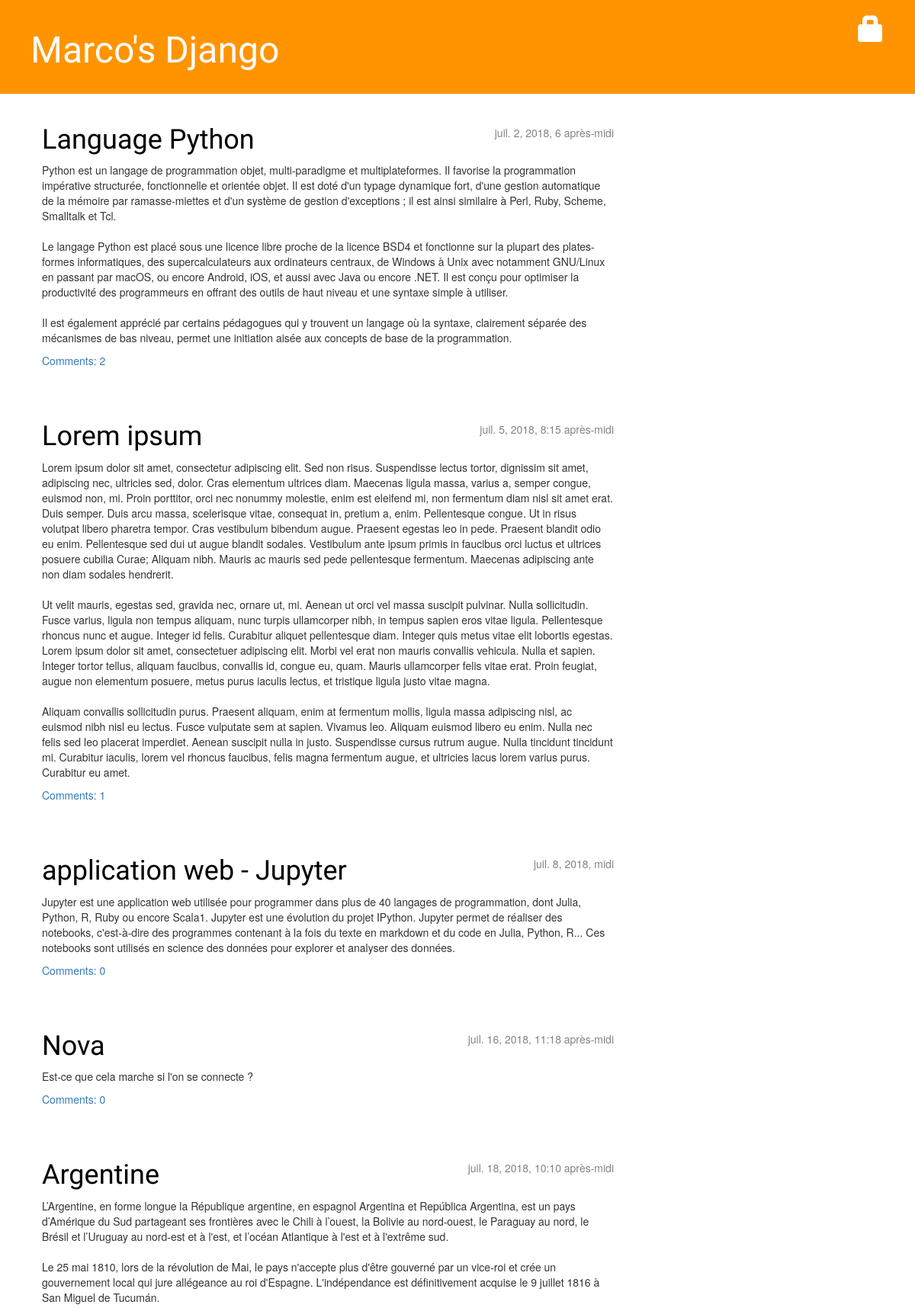
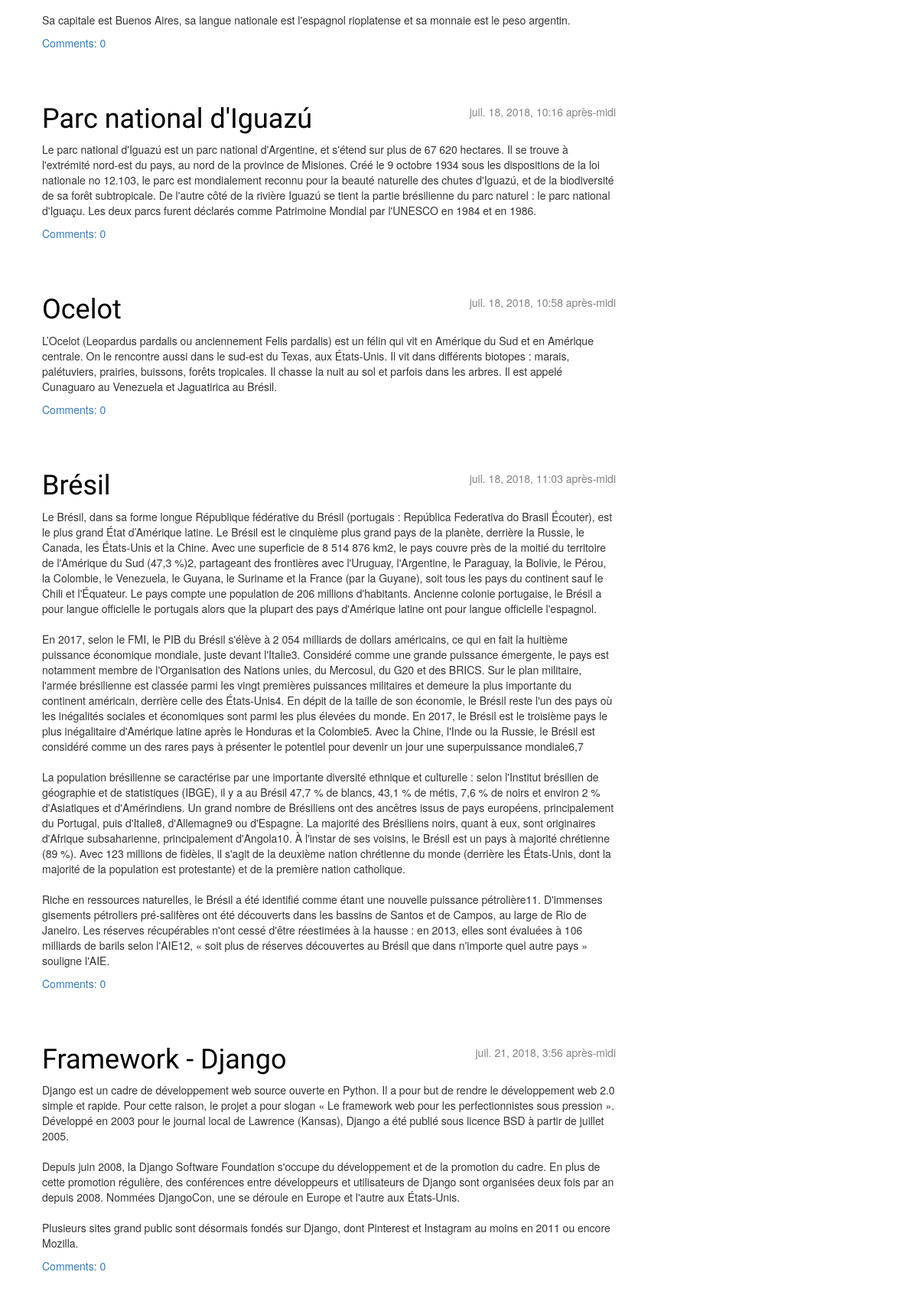
The page / on the database its author committed (2 pictures, top to bottom).
### blog/models.py (models this page shows, shortened)
class Post(models.Model):
    author = models.ForeignKey('auth.User', on_delete=models.CASCADE)
    title = models.CharField(max_length=200)
    text = models.TextField()
    created_date = models.DateTimeField(default=timezone.now)
    published_date = models.DateTimeField(blank=True, null=True)
    def approved_comments(self):
        return self.comments.filter(approved_comment=True)

### blog/views.py (the view)
# urls.py: url(r'^$', views.post_list, name='post_list'),
def post_list(request):
    posts = Post.objects.filter(published_date__lte = timezone.now()).order_by('published_date')
    return render(request, 'blog/post_list.html', {'posts': posts})

### blog/templates/blog/post_list.html
{% extends 'blog/base.html' %}
{% block content %}
    {% for post in posts %}
        <div class="post">
            <div class="date">{{ post.published_date }}</div>
            <h1><a href="{% url 'post_detail' pk=post.pk %}">{{ post.title }}</a></h1>
            <p>{{ post.text|linebreaksbr }}</p>
            <a href="{% url 'post_detail' pk=post.pk %}">Comments: {{ post.approved_comments.count }}</a>
        </div>
    {% endfor %}
{% endblock content %}

### blog/static/css/blog.css (style rules this page uses)
h1, h2, h3, h4 { font-family: 'Lobster', cursive; }
.date { float: right; color: #828282; }
.post { margin-bottom: 70px; }
.post h1 a, .post h1 a:visited { color: #000000; }

### rows shown on the page
Post: published_date "juil. 2, 2018, 6 après-midi", title "Language Python", text "Python est un langage de programmation objet, multi-paradigme et multiplateformes. Il favorise la programmation impérative structurée, fonctionnelle et orientée objet. Il est doté d'un typage dynamique fort, d'une gestion automatique de la mémoire par ramasse-miettes et d'un système de gestion d'exceptions ; il est ainsi similaire à Perl, Ruby, Scheme, Smalltalk et Tcl. Le langage Python est placé sous une licence libre proche de la licence BSD4 et fonctionne sur la plupart des plates-formes informatiques, des supercalculateurs aux ordinateurs centraux, de Windows à Unix avec notamment GNU/Linux en passant par macOS, ou encore Android, iOS, et aussi avec Java ou encore .NET. Il est conçu…", approved_comments.count "2"
Post: published_date "juil. 5, 2018, 8:15 après-midi", title "Lorem ipsum", text "Lorem ipsum dolor sit amet, consectetur adipiscing elit. Sed non risus. Suspendisse lectus tortor, dignissim sit amet, adipiscing nec, ultricies sed, dolor. Cras elementum ultrices diam. Maecenas ligula massa, varius a, semper congue, euismod non, mi. Proin porttitor, orci nec nonummy molestie, enim est eleifend mi, non fermentum diam nisl sit amet erat. Duis semper. Duis arcu massa, scelerisque vitae, consequat in, pretium a, enim. Pellentesque congue. Ut in risus volutpat libero pharetra tempor. Cras vestibulum bibendum augue. Praesent egestas leo in pede. Praesent blandit odio eu enim. Pellentesque sed dui ut augue blandit sodales. Vestibulum ante ipsum primis in faucibus orci luctus et…", approved_comments.count "1"
Post: published_date "juil. 8, 2018, midi", title "application web - Jupyter", text "Jupyter est une application web utilisée pour programmer dans plus de 40 langages de programmation, dont Julia, Python, R, Ruby ou encore Scala1. Jupyter est une évolution du projet IPython. Jupyter permet de réaliser des notebooks, c'est-à-dire des programmes contenant à la fois du texte en markdown et du code en Julia, Python, R... Ces notebooks sont utilisés en science des données pour explorer et analyser des données.", approved_comments.count "0"
Post: published_date "juil. 16, 2018, 11:18 après-midi", title "Nova", text "Est-ce que cela marche si l'on se connecte ?", approved_comments.count "0"
Post: published_date "juil. 18, 2018, 10:10 après-midi", title "Argentine", text "L’Argentine, en forme longue la République argentine, en espagnol Argentina et República Argentina, est un pays d’Amérique du Sud partageant ses frontières avec le Chili à l’ouest, la Bolivie au nord-ouest, le Paraguay au nord, le Brésil et l’Uruguay au nord-est et à l'est, et l’océan Atlantique à l'est et à l'extrême sud. Le 25 mai 1810, lors de la révolution de Mai, le pays n'accepte plus d'être gouverné par un vice-roi et crée un gouvernement local qui jure allégeance au roi d'Espagne. L'indépendance est définitivement acquise le 9 juillet 1816 à San Miguel de Tucumán. Sa capitale est Buenos Aires, sa langue nationale est l'espagnol rioplatense et sa monnaie est le peso argentin.", approved_comments.count "0"
Post: published_date "juil. 18, 2018, 10:16 après-midi", title "Parc national d'Iguazú", text "Le parc national d'Iguazú est un parc national d'Argentine, et s'étend sur plus de 67 620 hectares. Il se trouve à l'extrémité nord-est du pays, au nord de la province de Misiones. Créé le 9 octobre 1934 sous les dispositions de la loi nationale no 12.103, le parc est mondialement reconnu pour la beauté naturelle des chutes d'Iguazú, et de la biodiversité de sa forêt subtropicale. De l'autre côté de la rivière Iguazú se tient la partie brésilienne du parc naturel : le parc national d'Iguaçu. Les deux parcs furent déclarés comme Patrimoine Mondial par l'UNESCO en 1984 et en 1986.", approved_comments.count "0"
Post: published_date "juil. 18, 2018, 10:58 après-midi", title "Ocelot", text "L’Ocelot (Leopardus pardalis ou anciennement Felis pardalis) est un félin qui vit en Amérique du Sud et en Amérique centrale. On le rencontre aussi dans le sud-est du Texas, aux États-Unis. Il vit dans différents biotopes : marais, palétuviers, prairies, buissons, forêts tropicales. Il chasse la nuit au sol et parfois dans les arbres. Il est appelé Cunaguaro au Venezuela et Jaguatirica au Brésil.", approved_comments.count "0"
Post: published_date "juil. 18, 2018, 11:03 après-midi", title "Brésil", text "Le Brésil, dans sa forme longue République fédérative du Brésil (portugais : República Federativa do Brasil Écouter), est le plus grand État d’Amérique latine. Le Brésil est le cinquième plus grand pays de la planète, derrière la Russie, le Canada, les États-Unis et la Chine. Avec une superficie de 8 514 876 km2, le pays couvre près de la moitié du territoire de l'Amérique du Sud (47,3 %)2, partageant des frontières avec l'Uruguay, l'Argentine, le Paraguay, la Bolivie, le Pérou, la Colombie, le Venezuela, le Guyana, le Suriname et la France (par la Guyane), soit tous les pays du continent sauf le Chili et l'Équateur. Le pays compte une population de 206 millions d'habitants. Ancienne…", approved_comments.count "0"
Post: published_date "juil. 21, 2018, 3:56 après-midi", title "Framework - Django", text "Django est un cadre de développement web source ouverte en Python. Il a pour but de rendre le développement web 2.0 simple et rapide. Pour cette raison, le projet a pour slogan « Le framework web pour les perfectionnistes sous pression ». Développé en 2003 pour le journal local de Lawrence (Kansas), Django a été publié sous licence BSD à partir de juillet 2005. Depuis juin 2008, la Django Software Foundation s'occupe du développement et de la promotion du cadre. En plus de cette promotion régulière, des conférences entre développeurs et utilisateurs de Django sont organisées deux fois par an depuis 2008. Nommées DjangoCon, une se déroule en Europe et l'autre aux États-Unis. Plusieurs sites…", approved_comments.count "0"
